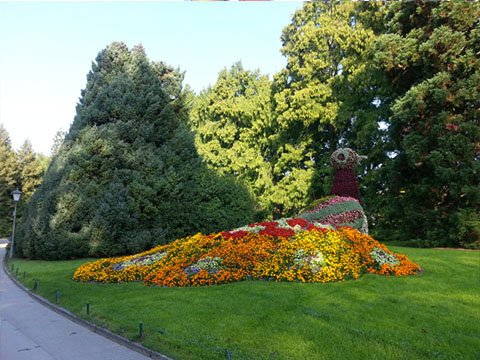
//> input picture opencv_project/chapter5/images/color.jpg, 480 x 360 px
$ ./image_channels   (built with g++ and OpenCV 4)
//> lines starting //> are read from the running program, lines starting //| are printed output that depends on the picture
#include <opencv2/opencv.hpp>
using namespace cv;
using namespace std;
int main()
{
	Mat image = imread("images/color.jpg", IMREAD_COLOR);
//> image is the input picture: 360 rows x 480 cols, CV_8UC3; mean B, G, R 83.8, 118.7, 104
	CV_Assert(image.data);

	Mat bgr[3];
	split(image, bgr);
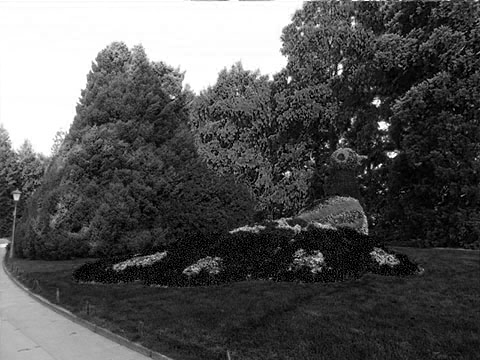
//> bgr[0]: 360 rows x 480 cols, CV_8UC1; min 0, max 255, mean 83.8
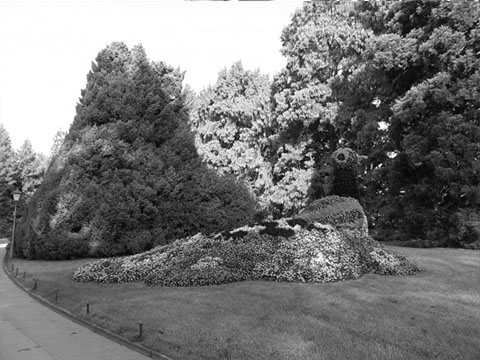
//> bgr[1]: 360 rows x 480 cols, CV_8UC1; min 0, max 255, mean 118.7
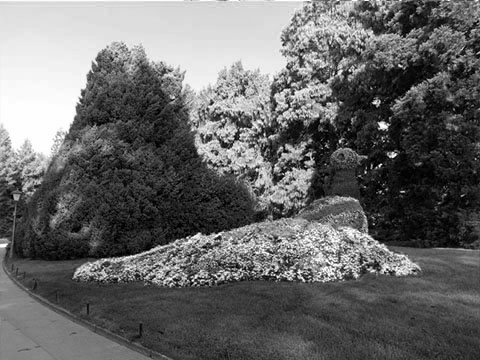
//> bgr[2]: 360 rows x 480 cols, CV_8UC1; min 0, max 255, mean 104

	imshow("image", image);
	imshow("blue channel", bgr[0]);
	imshow("green channel", bgr[1]);
	imshow("red channel", bgr[2]);

	vector<Mat> vecbgr;
	Mat newImage;

	vecbgr.push_back(bgr[0]);
	vecbgr.push_back(bgr[1]);
	vecbgr.push_back(bgr[2]);

	bgr[0] = bgr[0] + 50;		// 블루채널에 50을 더한다
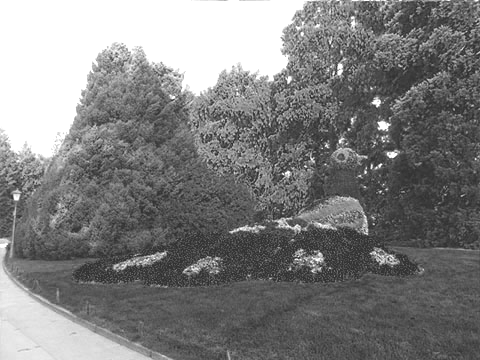
//> bgr[0]: 360 rows x 480 cols, CV_8UC1; min 50, max 255, mean 126.7
	bgr[1] = bgr[1] + 50;		// 그린채널에 50을 더한다
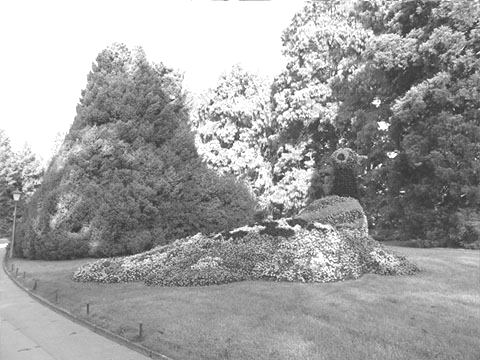
//> bgr[1]: 360 rows x 480 cols, CV_8UC1; min 50, max 255, mean 161.2
	bgr[2] = bgr[2] + 50;		// 레드채널에 50을 더한다
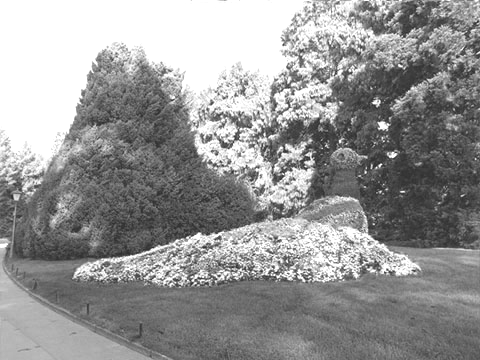
//> bgr[2]: 360 rows x 480 cols, CV_8UC1; min 50, max 255, mean 149.7

	merge(vecbgr, newImage);	// 머지를 사용해 다시 합친다
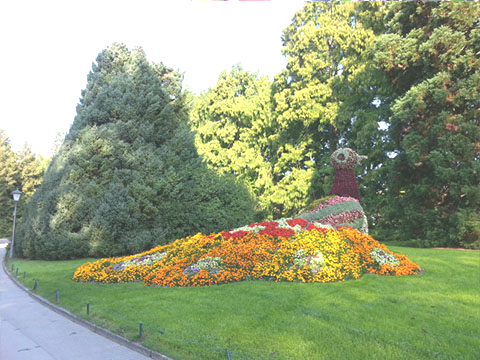
//> newImage: 360 rows x 480 cols, CV_8UC3; mean B, G, R 126.7, 161.2, 149.7
	imshow("new image", newImage);

	waitKey(0);
	return 0;
}

$ run again, with opencv_project/chapter5/images/abs_test1.jpg copied over opencv_project/chapter5/images/color.jpg
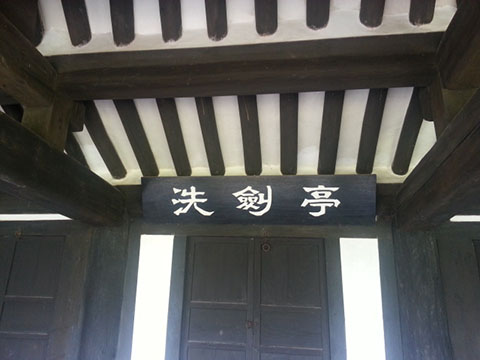
//> input picture opencv_project/chapter5/images/abs_test1.jpg, 480 x 360 px
//> image is the input picture: 360 rows x 480 cols, CV_8UC3; mean B, G, R 89, 91.2, 91.3
//> `bgr[1] = bgr[1] + 50;`:
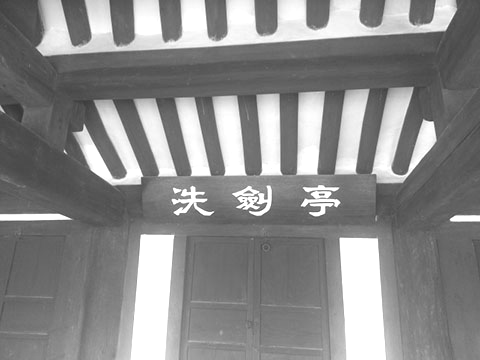
//> bgr[1]: 360 rows x 480 cols, CV_8UC1; min 53, max 255, mean 138.3
//> `merge(vecbgr, newImage);`:
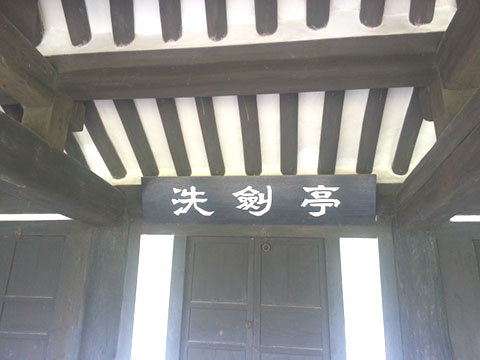
//> newImage: 360 rows x 480 cols, CV_8UC3; mean B, G, R 136.5, 138.3, 138.3

$ run again, with opencv_project/chapter5/images/abs_test2.jpg copied over opencv_project/chapter5/images/color.jpg
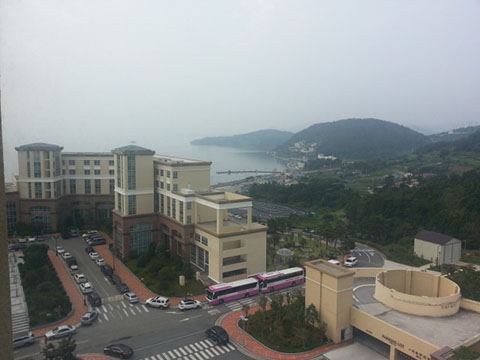
//> input picture opencv_project/chapter5/images/abs_test2.jpg, 480 x 360 px
//> image is the input picture: 360 rows x 480 cols, CV_8UC3; mean B, G, R 137.9, 139.1, 135.4
//> `bgr[2] = bgr[2] + 50;`:
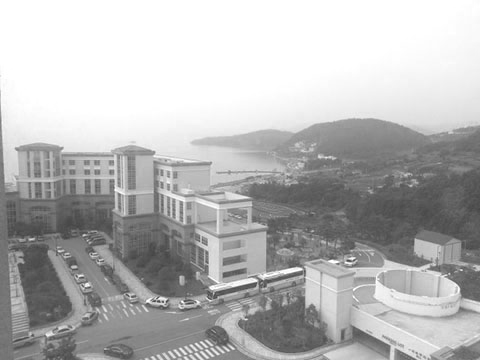
//> bgr[2]: 360 rows x 480 cols, CV_8UC1; min 66, max 255, mean 182.7
//> `merge(vecbgr, newImage);`:
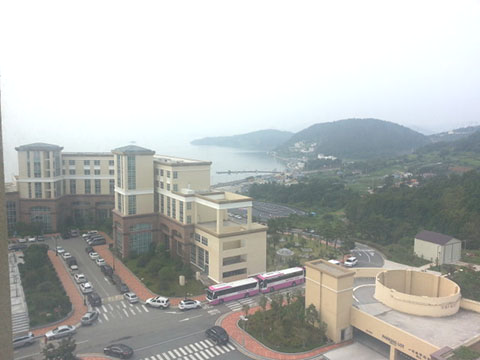
//> newImage: 360 rows x 480 cols, CV_8UC3; mean B, G, R 181.4, 184.4, 182.7
